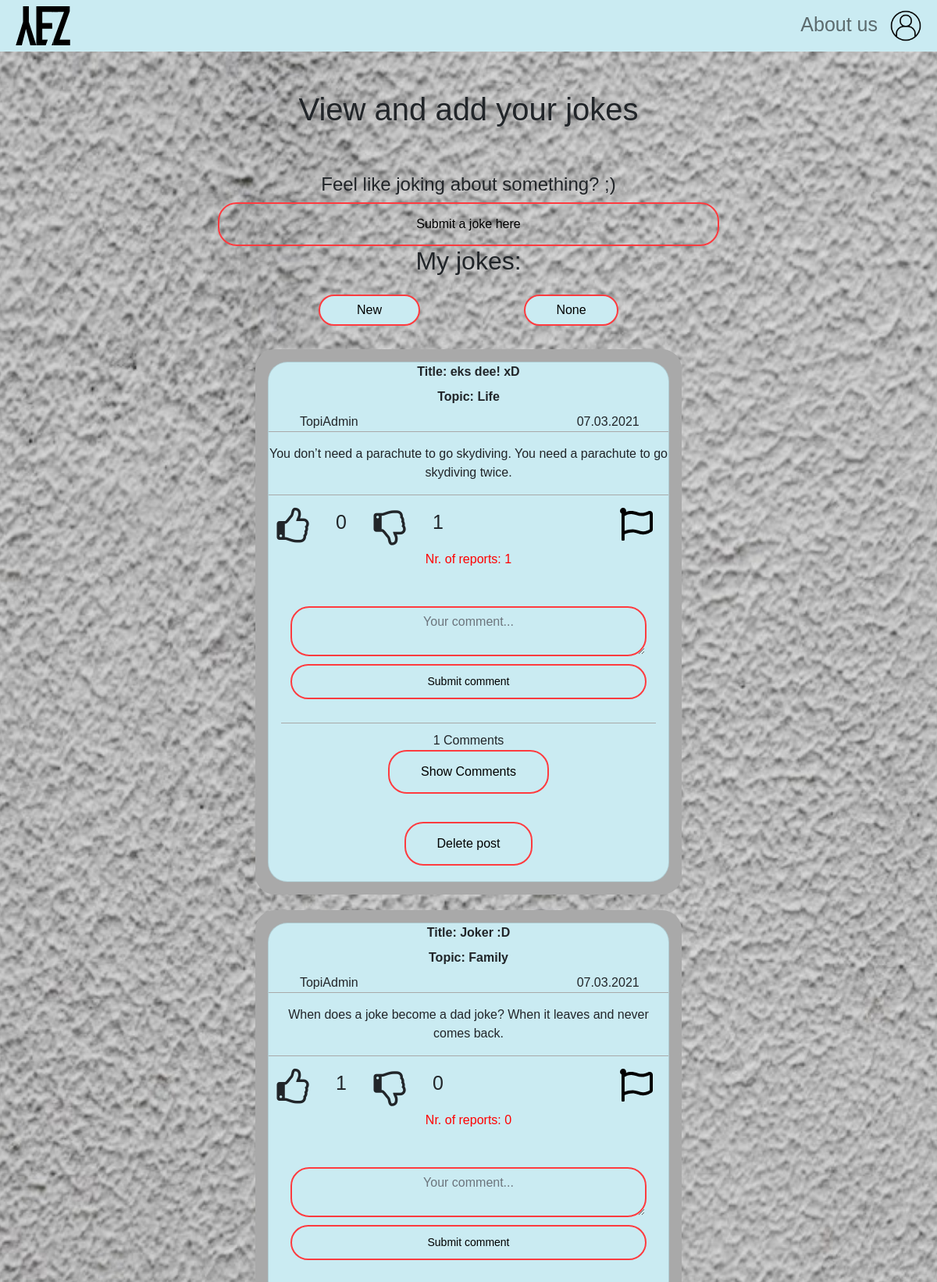
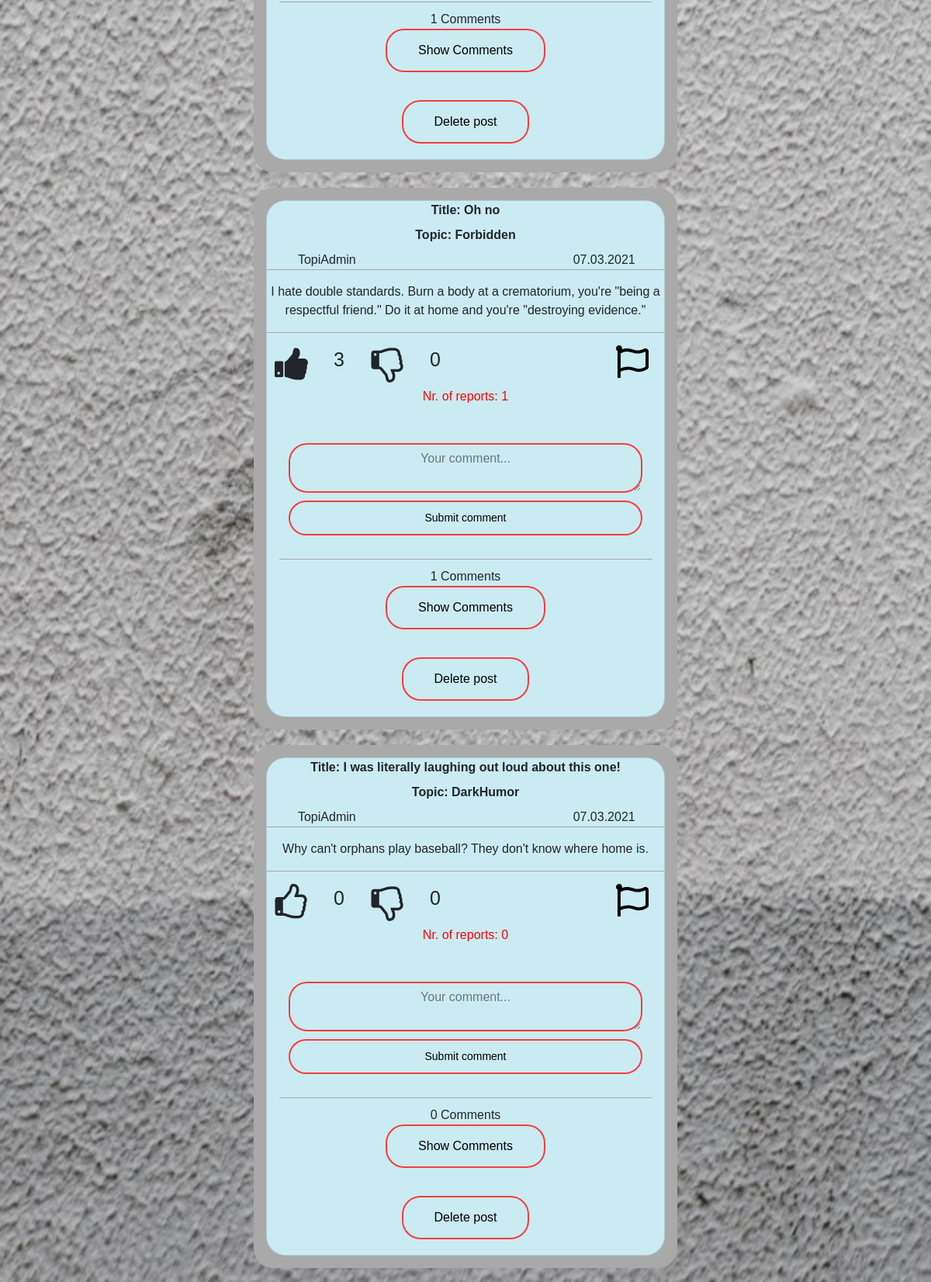
/Myjokes.php (signed in, upper part), run on the app's committed database (2 pictures, top to bottom).
### tables this page shows
CREATE TABLE `posts` (
  `postid` int NOT NULL,
  `accountid` int NOT NULL,
  `title` varchar(50) NOT NULL,
  `post` text NOT NULL,
  `topic` varchar(50) NOT NULL,
  `createdon` datetime NOT NULL DEFAULT CURRENT_TIMESTAMP
);

### gettheposts.php (called while the page is built)
<?php
$Accountid = $_SESSION['accountid'];
if ($sort == 'oldest') {
    $sql = "SELECT * FROM posts WHERE accountid = $Accountid AND topic $category ORDER BY createdon asc LIMIT $offset, $no_of_records_per_page";
} else if ($sort == 'highest') {
    $sql = "SELECT posts.*, COUNT(ratinginfo.postid) as likes FROM posts LEFT JOIN ratinginfo ON posts.postid = ratinginfo.postid AND posts.accountid = '$Accountid' WHERE topic $category GROUP BY postid ORDER BY likes DESC LIMIT $offset, $no_of_records_per_page";
} else {
    $sql = "SELECT * FROM posts WHERE accountid = $Accountid AND topic $category ORDER BY createdon desc LIMIT $offset, $no_of_records_per_page";
}
?>

### likes.php (called while the page is built, shortened)
<?php
	include 'everything.php';
	$accountid = $_SESSION['accountid'];
	function getLikes($id) {
		global $conn;
		$sql = "SELECT COUNT(*) FROM ratinginfo
		WHERE postid = $id AND ratingstatus='like'";
		$rs = mysqli_query($conn, $sql);
		$result = mysqli_fetch_array($rs);
		return $result[0];
	}
	function getDislikes($id) {
		global $conn;
		$sql = "SELECT COUNT(*) FROM ratinginfo
		WHERE postid = $id AND ratingstatus='dislike'";
		$rs = mysqli_query($conn, $sql);
		$result = mysqli_fetch_array($rs);
		return $result[0];
	}
	function userLiked($post_id){
		global $conn;
		global $accountid;
		$sql = "SELECT * FROM ratinginfo WHERE accountid = $accountid AND postid = $post_id AND ratingstatus = 'like'";
		$result = mysqli_query($conn, $sql);
		if (mysqli_num_rows($result) > 0) {
			return true;
		}else{
			return false;
		}
	}
	function userDisliked($post_id){
		global $conn;
		global $accountid;
		$sql = "SELECT * FROM ratinginfo WHERE accountid = $accountid AND postid = $post_id AND ratingstatus = 'dislike'";
		$result = mysqli_query($conn, $sql);
		if (mysqli_num_rows($result) > 0) {
			return true;
		}else{
			return false;
		}
	}
?>

### mypagination.php (the view, shortened to what this page needs)
<?php
if (isset($_GET['pageno'])) {
    $pageno = $_GET['pageno'];
} else {
    $pageno = 1;
}
$no_of_records_per_page = 5;
$offset = ($pageno-1) * $no_of_records_per_page;
include "db.php";
include "likes.php";
if (isset($_GET['sort'])) {
    $sort = $_GET['sort'];
} else {
    $sort = 'newest';
}
if (isset($_GET['category']) and $_GET['category'] !== 'none') {
    $category = "= '" . $_GET['category'] . "'";
} else if (isset($_GET['category']) === 'none') {
    $category = "IS NOT NULL";
}else {
    $category = "IS NOT NULL";
}
include 'gettheposts.php';
function postAuthor ($postID) {
    global $conn;
    $postAuthor = "SELECT accounts.username FROM accounts INNER JOIN posts ON accounts.accountid = posts.accountid WHERE posts.postid = $postID GROUP BY posts.accountid;";
    $result = mysqli_query($conn,$postAuthor);
    $res = mysqli_fetch_assoc($result);
    return $res['username'];
}
$res_data = mysqli_query($conn,$sql);
create_posts($res_data);
function create_posts($data) {
    global $conn;
    while($post = mysqli_fetch_array($data)){?>
        <div class="post text-center mx-auto">
            <div class="col-10 col-sm-9 col-md-8 col-lg-6 col-xl-6 col-xxl-6 p-3 mx-auto align-middle mainDiv">
                <div class="card secondDiv">
                    <div class="beforepost">
                        <div class ="card-title fw-bold">Title: <?php echo $post['title']; ?></div>
                        <div class ="card-title fw-bold">Topic: <?php echo $post['topic']; ?></div>
                    </div>
                    <div class="row row-cols-2 justify-content-between">
                        <div class="col-md-4"><?php echo postAuthor($post['postid']); ?></div>
                        <div class="col-md-4"><?php echo date ("d.m.Y", strtotime($post['createdon'])) ?></div>
                    </div>
                    <div class="card-text-center pt-3 pb-3 someotherDiv">
                        <?php echo $post['post']; ?>
                    </div>
                    <div class="afterpost">
                        <div class="mt-3 mb-5">
                            <i <?php if (userLiked($post['postid'])): ?>
                                class="fa fa-thumbs-up like-btn fa-3x"
                            <?php else: ?>
                                class="fa fa-thumbs-o-up like-btn fa-3x"
                            <?php endif ?>
                                    data-id="<?php echo $post['postid'] ?>"> </i>
                            <span class="likes"><?php echo getLikes($post['postid']); ?></span>
                            <span class="px-3 spacing"></span>
                            <i <?php if (userDisliked($post['postid'])): ?>
                                class="fa fa-thumbs-down dislike-btn fa-3x"
                            <?php else: ?>
                                class="fa fa-thumbs-o-down dislike-btn fa-3x"
                            <?php endif ?>
                                    data-id="<?php echo $post['postid'] ?>"> </i>
                            <span class="dislikes"><?php echo getDislikes($post['postid']); ?></span>
                              <a class="dropdown reportbutton" href="#" role="button" id="dropdownMenuLink" data-bs-toggle="dropdown" aria-expanded="false">
                                <img src="flag-regular.svg" width = "42" height="42">
                              </a>
                              <?php
                                if ($_SESSION['role'] == 'admin') {
                                    $postidunique1 = $post['postid'];
                                    $sqlunique1 = $conn->query("SELECT COUNT(reportid) AS reportcount FROM reports WHERE postid = '$postidunique1';");
                                    $resultunique1 = $sqlunique1->fetch_assoc();
                                    $reportcount = $resultunique1['reportcount']; ?>
                                    <p class="somereports">Nr. of reports: <?php echo $reportcount?></p>
                                <?php };
                                    ?>
                        </div>
                        <div class="row p-3 justify-content-md-center onemoreDiv">
                            <?php
                            $postID = $post['postid'];
                            $sql = $conn->query("SELECT ComntID FROM comments where postid=$postID;");
                            $nrcomms = $sql->num_rows;
                            ?>
                            <textarea class="form-control commentText" type="text" rows=2 cols=10 id="comment" placeholder="Your comment..." data-id="<?php echo $post['postid'] ?>"></textarea>
                            <button class="btn btn-sm commentBtn" data-id="<?php echo $post['postid'] ?>">Submit comment</button>
                            <p class="commentP"><?php echo $nrcomms; ?> Comments</p>
                        </div>
                        <div class="row pb-3 commentsRow" id="<?php echo $post['postid'] ?>">
                            <button style='display: show;' href='javascript:void(0)' class='moreComms' data-id='<?php echo $postID ?>'>Show Comments</button>
                        </div>
                        <?php include 'thedelbutton.php'; ?>
                    </div>
                </div>
            </div>
        </div>
    <?php }} ?>

### thedelbutton.php (shortened to what this page needs)
<button class="delPostbtn1" data-id="<?php echo $post['postid'] ?>" data-bs-toggle="modal" data-bs-target="#staticBackdrop1">Delete post</button>

### styles.css (style rules this page uses)
.somereports { color: red; margin-top: 30px; }
body { font-family: sans-serif; background-image: url("background.jpg"); background-repeat: no-repeat; background-size: cover; background-attachment: fixed; background-position: center; height: 100%; }
.delAccbtn1, .delPostbtn1, .delPostbtn12 { border: 0; background: none; display: block; position: relative; margin: 20px auto; text-align: center; border: 2px solid #ff3b3f; padding: 14px 40px; outline: none; color: black; border-radius: 24px; transition: 0.25s; cursor: pointer; }
.mainDiv { margin-top: 10px; margin-bottom: 10px; background-color: #a9a9a9; border-radius: 25px; }
.secondDiv { background-color: #caebf2; border-radius: 25px; }
.someotherDiv { border-bottom: 1px solid #a9a9a9 !important; border-top: 1px solid #a9a9a9 !important; }
.commentText { border: 0; background: none; display: block; text-align: center; border: 2px solid #ff3b3f; width: 95%; outline: none; color: black; border-radius: 24px; transition: 0.25s; }
.commentBtn { width: 95%; border: 0; background: none; display: block; position: relative; margin-right: auto; margin-left: auto; margin-bottom: 30px; margin-top: 10px; text-align: center; border: 2px solid #ff3b3f; padding: 10px 0px; outline: none; color: black; border-radius: 24px; transition: 0.25s; cursor: pointer; }
.onemoreDiv { padding-bottom: 0px !important; padding-top: 0px !important; margin-top: 1rem; width: 100%; position: relative; margin-left: auto; margin-right: auto; }
.commentP { margin-bottom: 0px; padding-top: 10px; border-top: 1px solid #a9a9a9 !important; }
.moreComms, .lessComms { border: 0; background: none; width: auto; position: relative; margin-right: auto; margin-left: auto; text-align: center; border: 2px solid #ff3b3f; padding: 14px 40px; outline: none; color: black; border-radius: 24px; transition: 0.25s; cursor: pointer; }
.reportbutton { float: right; margin-right: 20px; }
.like-btn, .dislike-btn, .likes, .dislikes { width: 42px; height: 42px; float: left; margin-left: 10px; margin-right: 10px; }
.likes, .dislikes { font-size: 25px; }
.like-btn, .dislike-btn { cursor: pointer; }

### data on the page
posts: title "eks dee! xD", topic "Life", postid "TopiAdmin", createdon "07.03.2021", post "You don’t need a parachute to go skydiving. You need a parachute to go skydiving twice.", postid "0", postid "1", reportcount "1", postid "Your comment...", nrcomms "1"
posts: title "Joker :D", topic "Family", postid "TopiAdmin", createdon "07.03.2021", post "When does a joke become a dad joke? When it leaves and never comes back.", postid "1", postid "0", reportcount "0", postid "Your comment...", nrcomms "1"
posts: title "Oh no", topic "Forbidden", postid "TopiAdmin", createdon "07.03.2021", post "I hate double standards. Burn a body at a crematorium, you're \"being a respectful friend.\" Do it at home and you're \"destroying evidence.\"", postid "3", postid "0", reportcount "1", postid "Your comment...", nrcomms "1"
posts: title "I was literally laughing out loud about this one!", topic "DarkHumor", postid "TopiAdmin", createdon "07.03.2021", post "Why can't orphans play baseball? They don't know where home is.", postid "0", reportcount "0", postid "Your comment...", nrcomms "0"
